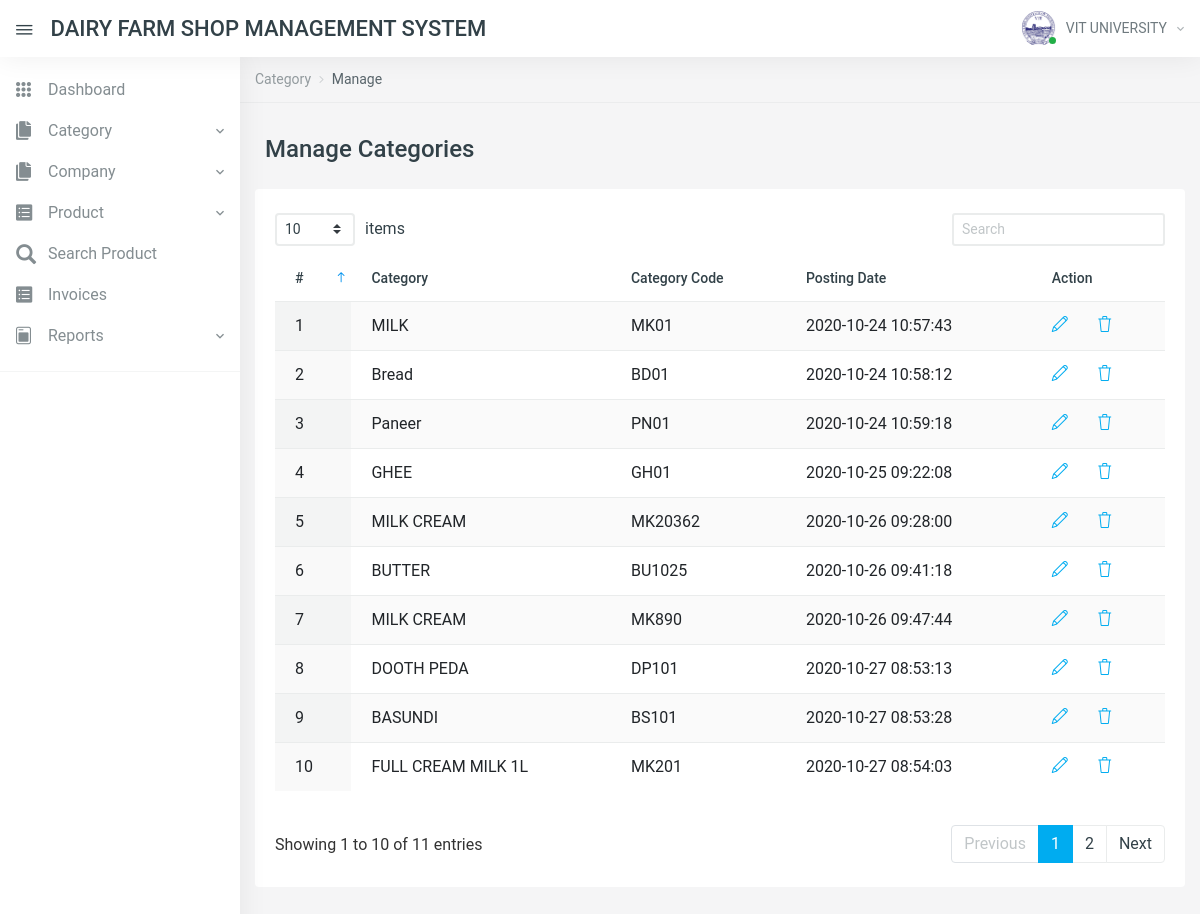
Page /manage-categories.php (signed in) on the committed database.
### tables this page shows
CREATE TABLE `tblcategory` (
  `id` int(11) NOT NULL,
  `CategoryName` varchar(200) DEFAULT NULL,
  `CategoryCode` varchar(50) DEFAULT NULL,
  `PostingDate` timestamp NULL DEFAULT current_timestamp()
);

### manage-categories.php (the view, shortened to what this page needs)
<?php
include('includes/config.php');
if (strlen($_SESSION['aid']==0)) {
  header('location:logout.php');
  } else{
?>
<!DOCTYPE html>
<html lang="en">
<head>
    <link href="vendors/datatables.net-dt/css/jquery.dataTables.min.css" rel="stylesheet" type="text/css" />
    <link href="vendors/datatables.net-responsive-dt/css/responsive.dataTables.min.css" rel="stylesheet" type="text/css" />
    <link href="vendors/jquery-toggles/css/toggles.css" rel="stylesheet" type="text/css">
    <link href="vendors/jquery-toggles/css/themes/toggles-light.css" rel="stylesheet" type="text/css">
    <link href="dist/css/style.css" rel="stylesheet" type="text/css">
</head>
<body>
	<div class="hk-wrapper hk-vertical-nav">
<?php include_once('includes/navbar.php');
include_once('includes/sidebar.php');
?>
        <div class="hk-pg-wrapper">
            <nav class="hk-breadcrumb" aria-label="breadcrumb">
                <ol class="breadcrumb breadcrumb-light bg-transparent">
<li class="breadcrumb-item"><a href="#">Category</a></li>
<li class="breadcrumb-item active" aria-current="page">Manage</li>
                </ol>
            </nav>
            <div class="container">
<div class="hk-pg-header">
 <h4 class="hk-pg-title"><span class="pg-title-icon"><span class="feather-icon"><i data-feather="database"></i></span></span>Manage Categories</h4>
                </div>
                <div class="row">
                    <div class="col-xl-12">
                        <section class="hk-sec-wrapper">
                            <div class="row">
                                <div class="col-sm">
                                    <div class="table-wrap">
                                        <table id="datable_1" class="table table-hover w-100 display pb-30">
                                            <thead>
                                                <tr>
                                                    <th>#</th>
                                                    <th>Category</th>
                                                    <th>Category Code</th>
                                                    <th>Posting Date</th>
                                                    <th>Action</th>
                                                </tr>
                                            </thead>
                                            <tbody>
<?php
$rno=mt_rand(10000,99999);
$query=mysqli_query($con,"select * from tblcategory");
$cnt=1;
while($row=mysqli_fetch_array($query))
{
?>
<tr>
<td><?php echo $cnt;?></td>
<td><?php echo $row['CategoryName'];?></td>
<td><?php echo $row['CategoryCode'];?></td>
<td><?php echo $row['PostingDate'];?></td>
<td>
<a href="edit-category.php?catid=<?php echo base64_encode($row['id'].$rno);?>" class="mr-25" data-toggle="tooltip" data-original-title="Edit"> <i class="icon-pencil"></i></a>
<a href="manage-categories.php?del=<?php echo base64_encode($row['id'].$rno);?>" data-toggle="tooltip" data-original-title="Delete" onclick="return confirm('Do you really want to delete?');"> <i class="icon-trash txt-danger"></i> </a>
</td>
</tr>
<?php
$cnt++;
} ?>
                                            </tbody>
                                        </table>
                                    </div>
                                </div>
                            </div>
                        </section>
                    </div>
                </div>
            </div>
        </div>
    </div>
</body>
</html>
<?php } ?>

### includes/navbar.php (shortened to what this page needs)
     <nav class="navbar navbar-expand-xl navbar-light fixed-top hk-navbar">
            <a id="navbar_toggle_btn" class="navbar-toggle-btn nav-link-hover" href="javascript:void(0);"><i class="ion ion-ios-menu"></i></a>
            <a class="navbar-brand" href="dashboard.php">DAIRY FARM SHOP MANAGEMENT SYSTEM
            </a>
            <ul class="navbar-nav hk-navbar-content">
                <li class="nav-item dropdown dropdown-authentication">
                    <a class="nav-link dropdown-toggle no-caret" href="#" role="button" data-toggle="dropdown" aria-haspopup="true" aria-expanded="false">
                        <div class="media">
                            <div class="media-img-wrap">
                                <div class="avatar">
                                    <img src="dist/img/logo.png" alt="user" class="avatar-img rounded-circle">
                                </div>
                                <span class="badge badge-success badge-indicator"></span>
                            </div>
<?php
$adminid=$_SESSION['aid'];
$query=mysqli_query($con,"select AdminName from tbladmin where id='$adminid'");
$row=mysqli_fetch_array($query);
?>
                            <div class="media-body">
                                <span><?php echo $row['AdminName'];?><i class="zmdi zmdi-chevron-down"></i></span>
                            </div>
                        </div>
                    </a>
                </li>
            </ul>
        </nav>

### includes/sidebar.php (shortened to what this page needs)
        <nav class="hk-nav hk-nav-light">
            <div class="nicescroll-bar">
                <div class="navbar-nav-wrap">
                    <ul class="navbar-nav flex-column">
<li class="nav-item">
<a class="nav-link" href="dashboard.php">
<i class="ion ion-ios-keypad"></i>
<span class="nav-link-text">Dashboard</span>
</a>
</li>
<li class="nav-item">
<a class="nav-link" href="javascript:void(0);" data-toggle="collapse" data-target="#cats_drp">
<i class="ion ion-ios-copy"></i>
<span class="nav-link-text">Category</span></a>
</li>
<li class="nav-item">
<a class="nav-link" href="javascript:void(0);" data-toggle="collapse" data-target="#company_drp">
<i class="ion ion-ios-copy"></i>
<span class="nav-link-text">Company</span></a>
</li>
<li class="nav-item">
<a class="nav-link" href="javascript:void(0);" data-toggle="collapse" data-target="#product_drp">
<i class="ion ion-ios-list-box"></i>
<span class="nav-link-text">Product</span></a>
</li>
<li class="nav-item">
<a class="nav-link" href="search-product.php">
<i class="glyphicon glyphicon-search"></i>
<span class="nav-link-text">Search Product</span>
</a>
</li>
<li class="nav-item">
<a class="nav-link" href="invoices.php">
<i class="ion ion-ios-list-box"></i>
<span class="nav-link-text">Invoices</span>
</a>
</li>
<li class="nav-item">
<a class="nav-link" href="javascript:void(0);" data-toggle="collapse" data-target="#reports_drp">
<i class="ion ion-ios-today"></i>
<span class="nav-link-text">Reports</span></a>
</li>
</ul>
                    <hr class="nav-separator">
                </div>
            </div>
        </nav>

### rows in the picture
tblcategory: CategoryName "MILK", CategoryCode "MK01", PostingDate "2020-10-24 10:57:43"
tblcategory: CategoryName "Bread", CategoryCode "BD01", PostingDate "2020-10-24 10:58:12"
tblcategory: CategoryName "Paneer", CategoryCode "PN01", PostingDate "2020-10-24 10:59:18"
tblcategory: CategoryName "GHEE", CategoryCode "GH01", PostingDate "2020-10-25 09:22:08"
tblcategory: CategoryName "MILK CREAM", CategoryCode "MK20362", PostingDate "2020-10-26 09:28:00"
tblcategory: CategoryName "BUTTER", CategoryCode "BU1025", PostingDate "2020-10-26 09:41:18"
tblcategory: CategoryName "MILK CREAM", CategoryCode "MK890", PostingDate "2020-10-26 09:47:44"
tblcategory: CategoryName "DOOTH PEDA", CategoryCode "DP101", PostingDate "2020-10-27 08:53:13"
tblcategory: CategoryName "BASUNDI", CategoryCode "BS101", PostingDate "2020-10-27 08:53:28"
tblcategory: CategoryName "FULL CREAM MILK 1L", CategoryCode "MK201", PostingDate "2020-10-27 08:54:03"

### other values in the picture
$row['AdminName'] "VIT UNIVERSITY"
